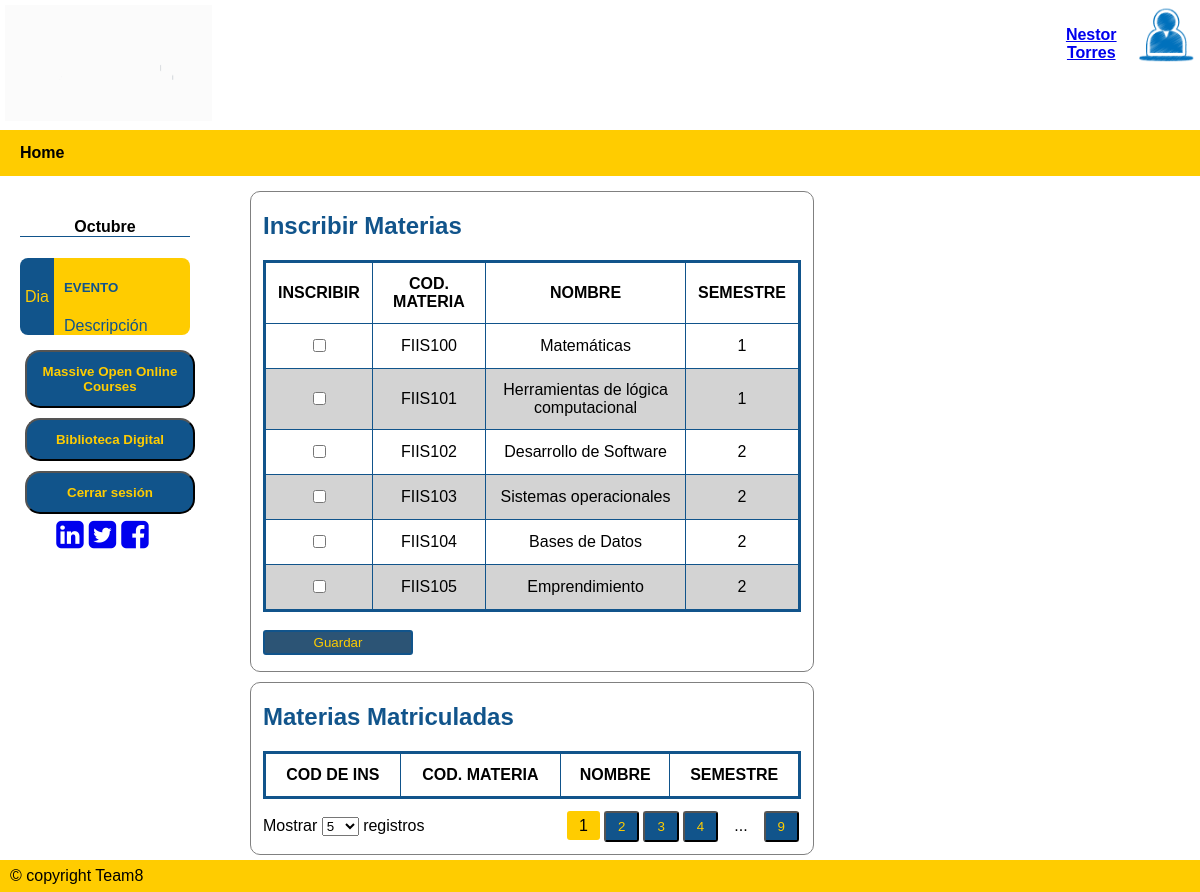
/inscMat/ (signed in), run on the app's committed database.
### tables this page shows
CREATE TABLE Materias (CodMateria VARCHAR (20) NOT NULL PRIMARY KEY, Nombre VARCHAR NOT NULL, Semestre INTEGER NOT NULL);

### APP.py (the view, shortened to what this page needs)
@app.route('/inscMat/',methods=['GET','POST'])
def ins_materias():
    if request.method == 'GET':
        if "nom" in session:
            perfnom = session['nom']
            usr = session['usuario']
            sql = f'SELECT * FROM Materias'
            resMat = seleccion(sql)
            sql = f'SELECT InsMatEst.IDInsME, InsMatEst.CodMateI, Materias.Nombre, Materias.Semestre FROM InsMatEst INNER JOIN Materias ON InsMatEst.CodMateI = Materias.CodMateria WHERE DNIEI="{usr}"'
            resIns = seleccion(sql)
            return render_template ('MateriasEst.html', materias=resMat, insmat=resIns, nombres= perfnom, data=[('/paginicio/', 'Home')])
        else:
            flash("Inicie sesión para utilizar plataforma")
            return render_template ('index.html')

### dB.py (called while the page is built)
def seleccion(sql) -> list:
    try:
        with sqlite3.connect(URL_DB) as con:        # Conectarse a la base de datos con manejador de contextos(Cierra la BD cuando se deje de utilizar)
            cur = con.cursor()                      # Crea un área intermedia para gestión de los contenidos
            res = cur.execute(sql).fetchall()       # Se obtienen los registros devueltos
    except:
        res = None
    return res

### templates/MateriasEst.html (shortened to what this page needs)
{% extends "plantilla.html" %}
{% block cuerpo %}
<div class="Containermain" style="width: 100%; background-color: white;">
    <div class="aside">
        <div class="event-container">
            <h4 class="mes">Octubre</h4>
            <div class="event">
                <div class="event-left"><p>Dia</p></div>
                <div class="event-right">
                    <h5 style="text-transform: uppercase;">Evento</h5>
                    <div>Descripción</div>
                </div>
            </div>
        </div>
        <a href="https://www.mooc.org/es/" target="_blank"><button><b>Massive Open Online Courses</b></button></a>
        <a href="https://www.wdl.org/es/" target="_blank"><button><b>Biblioteca Digital</b></button></a>
        <a href="/logout/"><button><b>Cerrar sesión</b></button></a>
        <div class="social-container">
            <a href="https://co.linkedin.com/school/universidad-de-la-salle/" target="_blank" style="margin-right: 5px;"> <i class="fa fa-linkedin-square fa-2x"></i></a>
            <a href="https://twitter.com/unisalle?ref_src=twsrc%5Egoogle%7Ctwcamp%5Eserp%7Ctwgr%5Eauthor" target="_blank" style="margin-right: 5px;"> <i class="fa fa-twitter-square fa-2x"></i></a>
            <a href="https://www.facebook.com/U.deLaSalle/" target="_blank" style="margin-right: 5px;"> <i class="fa fa-facebook-square fa-2x"></i></a>
        </div>
    </div>
    <div class="right">
        <div class="marco" style="margin-top: 10px; width: 60%;">
            <h2>Inscribir Materias</h2>
            <div class="datatable-container">
                <div style="padding-left: 12px; padding-right: 12px;">
                    <form action="/inscMat/" method="POST" name="inscMat">
                        <table class="datatable">
                            <thead>
                                <tr>
                                    <th>INSCRIBIR</th>
                                    <th>COD. MATERIA</th>
                                    <th>NOMBRE</th>
                                    <th>SEMESTRE</th>
                                </tr>
                            </thead>
                            <tbody>
                                {%for materia in materias%}
                                    <tr>
                                        <td><input type="checkbox" name="materia" value="{{ materia.0 }}"></td>
                                        <td>{{ materia.0 }}</td>
                                        <td>{{ materia.1 }}</td>
                                        <td>{{ materia.2 }}</td>
                                    </tr>
                                {% endfor %}
                            </tbody>
                        </table><br/>
                        <input type="submit" value="Guardar" style="background-color: rgb(44, 84, 117); color: rgb(255, 204,0); width: 150px; height: 25px; ">
                    </form>
                </div>
            </div>
        </div>
        <div class="marco" style="margin-top: 10px; width: 60%;">
            <h2>Materias Matriculadas</h2>
            <div class="datatable-container">
                <div style="padding-left: 12px; padding-right: 12px;">
                    <table class="datatable">
                        <thead>
                            <tr>
                                <th>COD DE INS</th>
                                <th>COD. MATERIA</th>
                                <th>NOMBRE</th>
                                <th>SEMESTRE</th>
                            </tr>
                        </thead>
                    </table>
                </div>
                <div class="footer-tools">
                    <div class="list-items">
                        Mostrar
                        <select name="n-entries" id="n-entries" class="n-entries">
                            <option value="5">5</option>
                        </select>
                        registros
                    </div>
                    <div class="pages">
                        <ul>
                            <li><span class="active">1</span></li>
                            <li><button>2</button></li>
                            <li><button>3</button></li>
                            <li><button>4</button></li>
                            <li><span>...</span></li>
                            <li><button>9</button></li>
                        </ul>
                    </div>
                </div>
            </div>
        </div>
    </div>
</div>
{% endblock %}

### templates/plantilla.html (shortened to what this page needs)
<!DOCTYPE html>
<html lang="es">
<head>
    <link rel="stylesheet" type="text/css" href="{{ url_for('static', filename='css/estilo.css')}}">
    <link rel='stylesheet' type='text/css' href="{{url_for('static', filename='css/estiloadmin.css'
        )}}">
    <link rel='stylesheet' type='text/css' href="{{url_for('static', filename='css/estiloinfdeest.css' )}}">
    <link rel='stylesheet' type='text/css' href="{{url_for('static', filename='css/estiloactyretro.css'
        )}}">
    <link rel="stylesheet" href="https://cdnjs.cloudflare.com/ajax/libs/font-awesome/4.7.0/css/font-awesome.min.css">
</head>
<body>
    <div class="containerheader">
        <div class="boxheader">
            <a href="/paginicio/"><img src="{{url_for('static', filename='img/LA_SALLE_AN.gif')}}" alt="ULogo" style="width:90%; height:auto;" />
            </a>
        </div>
        <div class="boxheader"></div>
        <div class="boxheader"></div>
        <div class="boxheader"></div>
        <div class="boxheader">
            <div style="width: auto;">
                <img src="{{url_for('static', filename='img/user2.ico' )}}" alt="User" style="width:25%;height:auto; float: right;" />
            </div>
            <div style="width: auto; text-align: center; padding-left: 80px;">
                <a href="/perfil/">
                    <h4><b>{{nombres}}</b></h4>
                </a>
            </div>
        </div>
    </div>
    <div class="navbar">
        {%for opc in data%}
	    <a href="{{ opc.0 }}"><b>{{ opc.1 }}</b></a>
        {% endfor %}
    </div>
    {% block cuerpo %}
    {% endblock %}
    <div class="footer">
        <a href="#">© copyright Team8</a>
    </div>
</body>
</html>

### static/css/estilo.css (style rules this page uses)
* { box-sizing : border-box; }
body { font-family : Arial, Helvetica, sans-serif; margin : 0; }
.containerheader { display : flex; }
.boxheader { width : 300px; height : auto; padding : 5px; background-color : white; }
.navbar { list-style : none; display : flex; background-color : rgb(255, 204,0); }
.navbar a { color : black; text-decoration : none; padding : 14px 20px; text-align : center; }
.Containermain { display : flex; }
.footer { left : 0px; list-style : none; display : flex; background-color : rgb(255, 204,0); bottom : 0px; width : 100%; }
.footer a { color : black; text-decoration : none; padding : 7px 10px; text-align : center; }
tbody { align-items : center; }

### static/css/estiloadmin.css (style rules this page uses)
table { border-collapse: collapse; border: solid rgb(17, 84,139); }
th, td { padding: 4px 10px; border: solid 1px rgb(17, 84,139); text-align: center; }
button { background-color: rgb(17, 84,139); color: rgb(255, 204,0); border-radius: 5px; }
.aside { padding-top : 20px; padding-left : 20px; padding-right : 50px; list-style : none; display : flex; flex-direction : column; background-color : white; width: 20%; }
.aside button { width : 170px; background-color : rgb(17, 84,139); color : rgb(255, 204,0); text-decoration : none; padding : 12px 15px; text-align : center; margin : 5px; border-radius : 15px; }
.right { width: 80%; padding: 5px 10px; }
input { border-radius : 3px; border : solid 2px rgb(17, 84,139); }

### static/css/estiloinfdeest.css (style rules this page uses)
:root { --primary-color : rgb(255, 204,0); --secondary-color : rgb(17, 84,139); --dt-status-Activa-color : greenyellow; --dt-status-Finalizada-color : lightgrey; --dt-border-radius : 3px; --dt-border : solid 2px rgb(17, 84,139); --dt-padding : 12px; --dt-padding-s : 6px; --dt-padding-xs : 2px; --dt-border-color: var(--primary-color); }
.marco { border : solid 1px grey; border-radius : 10px; }
h2 { color : rgb(17, 84,139); padding-left : var(--dt-padding); }
.datatable-container .footer-tools { padding: var(--dt-padding); display: flex; align-items: baseline; }
.datatable-container .footer-tools .list-items { width: 50%; }
.datatable-container .footer-tools .pages { margin-left: auto; margin-right: 0; width: 50%; }
.datatable-container .footer-tools .pages ul { margin: 0; padding: 0; display: flex; align-items: baseline; justify-content: flex-end; }
.datatable-container .footer-tools .pages ul li { display: inline-block; margin: 0 var(--dt-padding-xs); }
.datatable-container .footer-tools .pages ul li button, .datatable-container .header-tools .tools ul li button { width: 100%; box-sizing: border-box; border-radius: var(--dt-border-radius); }
.datatable-container .footer-tools .pages ul li span.active { background-color: var(--primary-color); border-radius: var(--dt-border-radius) }
.datatable-container .footer-tools .pages ul li button, .datatable-container .footer-tools .pages ul li span, .datatable-container .header-tools .tools ul li button { padding: var(--dt-padding-s) var(--dt-padding); }
.datatable-container .datatable { border-collapse: collapse; width: 100%; }
.datatable-container .datatable, .datatable-container .datatable th, .datatable-container .datatable td { padding: var(--dt-padding) var(--dt-padding); }
.datatable-container .datatable tbody tr:nth-child(even) { background-color: lightgray; }

### static/css/estiloactyretro.css (style rules this page uses)
.event-container { width: 100%; margin: 0 auto; }
.event-container h4.mes { text-align: center; border-bottom: 1px solid rgb(17, 84,139); }
.event-container .event { display: flex; margin: 10px 0; }
.event .event-left { background-color: rgb(17, 84,139); width: 20%; display: flex; align-items: center; justify-content: center; color: rgb(255, 204,0); padding: 3px 10px; text-align: center; border-radius: 8px 0 0 8px; }
.event .event-right { background-color: rgb(255, 204,0); display: flex; width: 80%; color: rgb(17, 84,139); flex-direction: column; justify-content: center; padding: 0 10px; border-radius: 0 8px 8px 0; }
.social-container { display: flex; flex-direction: row; justify-content: center; }

### data on the page
Materias: CodMateria "FIIS100", Nombre "Matemáticas", Semestre "1"
Materias: CodMateria "FIIS101", Nombre "Herramientas de lógica computacional", Semestre "1"
Materias: CodMateria "FIIS102", Nombre "Desarrollo de Software", Semestre "2"
Materias: CodMateria "FIIS103", Nombre "Sistemas operacionales", Semestre "2"
Materias: CodMateria "FIIS104", Nombre "Bases de Datos", Semestre "2"
Materias: CodMateria "FIIS105", Nombre "Emprendimiento", Semestre "2"

### other printed values
{{ nombres }} "Nestor Torres"
{{ opc.1 }} "Home"
